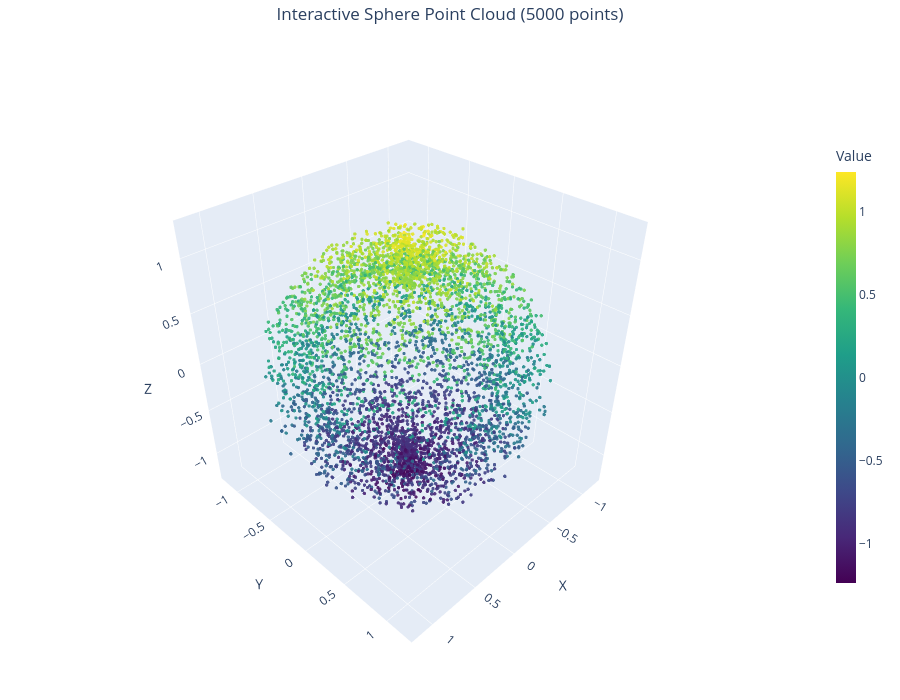
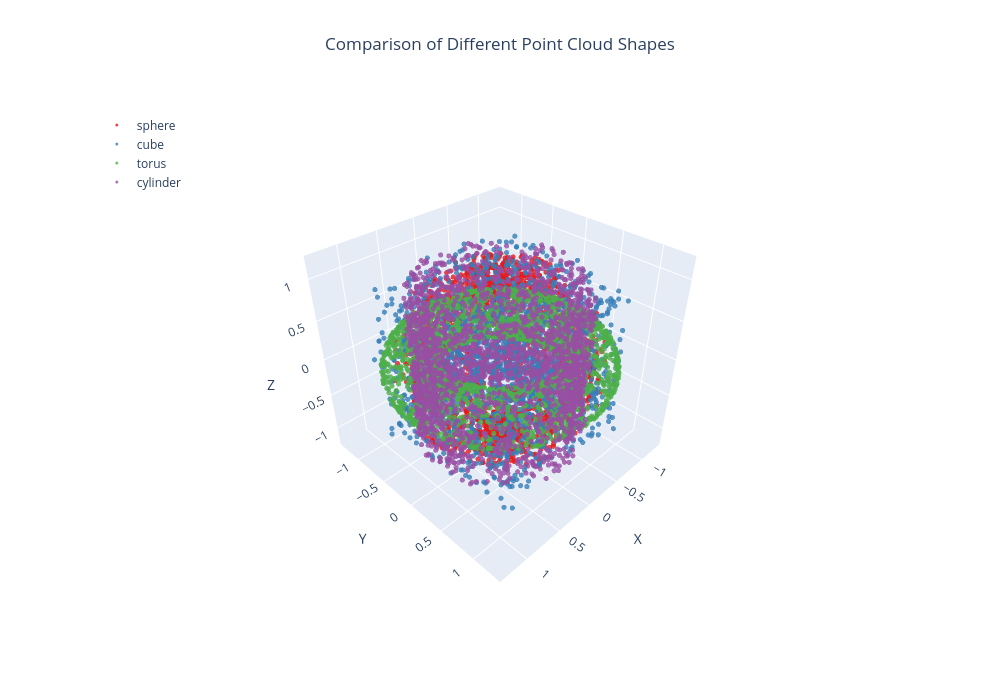

Source (notebook cell) for these figures, in order:
### Code cell
shapes = ['sphere', 'cube', 'torus', 'cylinder']
point_clouds = {}

for shape in shapes:
    points, features = generate_sample_point_cloud(2000, shape)
    point_clouds[shape] = points
    
# Visualize individual shape
points_sphere, features_sphere = generate_sample_point_cloud(5000, 'sphere', noise_level=0.02)
print(f"Points shape: {points_sphere.shape}")
print(f"Features shape: {features_sphere.shape}")

# Interactive visualization with color by height
fig = visualize_point_cloud(
    points_sphere, 
    colors=points_sphere[:, 2],  # Color by z-coordinate
    title="Interactive Sphere Point Cloud (5000 points)",
    point_size=2,
    colorscale='Viridis'
)

# Visualize all shapes together for comparison
visualize_multiple_point_clouds(point_clouds, title="Comparison of Different Point Cloud Shapes")

### Figure 1 — Plotly figure (JSON) as saved in the notebook; plotly's stock layout.template omitted (floating-point values rounded to 4 significant figures; data arrays with more than 128 entries replaced by an {"elided": "..."} marker saying what was removed)
{"data": [{"hovertemplate": "%{text}<extra></extra>", "marker": {"color": {"elided": "5000 float values"}, "colorbar": {"len": 0.7, "thickness": 20, "title": {"text": "Value"}}, "colorscale": [[0, "#440154"], [0.1111, "#482878"], [0.2222, "#3e4989"], [0.3333, "#31688e"], [0.4444, "#26828e"], [0.5556, "#1f9e89"], [0.6667, "#35b779"], [0.7778, "#6ece58"], [0.8889, "#b5de2b"], [1, "#fde725"]], "opacity": 0.9, "showscale": true, "size": 2}, "mode": "markers", "text": {"elided": "1000 str values"}, "type": "scatter3d", "x": {"elided": "5000 float values"}, "y": {"elided": "5000 float values"}, "z": {"elided": "5000 float values"}}], "layout": {"height": 700, "margin": {"b": 10, "l": 10, "r": 20, "t": 40}, "scene": {"aspectmode": "auto", "camera": {"eye": {"x": 1.5, "y": 1.5, "z": 1.5}}, "xaxis": {"gridwidth": 1, "showgrid": true, "title": {"text": "X"}}, "yaxis": {"gridwidth": 1, "showgrid": true, "title": {"text": "Y"}}, "zaxis": {"gridwidth": 1, "showgrid": true, "title": {"text": "Z"}}}, "showlegend": false, "title": {"text": "Interactive Sphere Point Cloud (5000 points)", "x": 0.5, "xanchor": "center"}, "width": 900}}

### Figure 2 — Plotly figure (JSON) as saved in the notebook; plotly's stock layout.template omitted (floating-point values rounded to 4 significant figures; data arrays with more than 128 entries replaced by an {"elided": "..."} marker saying what was removed)
{"data": [{"hovertemplate": "%{text}<br>x: %{x:.3f}<br>y: %{y:.3f}<br>z: %{z:.3f}<extra></extra>", "marker": {"color": "rgb(228,26,28)", "opacity": 0.8, "size": 3}, "mode": "markers", "name": "sphere", "text": ["sphere - Point 0", "sphere - Point 1", "sphere - Point 2", "sphere - Point 3", "sphere - Point 4", "sphere - Point 5", "sphere - Point 6", "sphere - Point 7", "sphere - Point 8", "sphere - Point 9", "sphere - Point 10", "sphere - Point 11", "sphere - Point 12", "sphere - Point 13", "sphere - Point 14", "sphere - Point 15", "sphere - Point 16", "sphere - Point 17", "sphere - Point 18", "sphere - Point 19", "sphere - Point 20", "sphere - Point 21", "sphere - Point 22", "sphere - Point 23", "sphere - Point 24", "sphere - Point 25", "sphere - Point 26", "sphere - Point 27", "sphere - Point 28", "sphere - Point 29", "sphere - Point 30", "sphere - Point 31", "sphere - Point 32", "sphere - Point 33", "sphere - Point 34", "sphere - Point 35", "sphere - Point 36", "sphere - Point 37", "sphere - Point 38", "sphere - Point 39", "sphere - Point 40", "sphere - Point 41", "sphere - Point 42", "sphere - Point 43", "sphere - Point 44", "sphere - Point 45", "sphere - Point 46", "sphere - Point 47", "sphere - Point 48", "sphere - Point 49", "sphere - Point 50", "sphere - Point 51", "sphere - Point 52", "sphere - Point 53", "sphere - Point 54", "sphere - Point 55", "sphere - Point 56", "sphere - Point 57", "sphere - Point 58", "sphere - Point 59", "sphere - Point 60", "sphere - Point 61", "sphere - Point 62", "sphere - Point 63", "sphere - Point 64", "sphere - Point 65", "sphere - Point 66", "sphere - Point 67", "sphere - Point 68", "sphere - Point 69", "sphere - Point 70", "sphere - Point 71", "sphere - Point 72", "sphere - Point 73", "sphere - Point 74", "sphere - Point 75", "sphere - Point 76", "sphere - Point 77", "sphere - Point 78", "sphere - Point 79", "sphere - Point 80", "sphere - Point 81", "sphere - Point 82", "sphere - Point 83", "sphere - Point 84", "sphere - Point 85", "sphere - Point 86", "sphere - Point 87", "sphere - Point 88", "sphere - Point 89", "sphere - Point 90", "sphere - Point 91", "sphere - Point 92", "sphere - Point 93", "sphere - Point 94", "sphere - Point 95", "sphere - Point 96", "sphere - Point 97", "sphere - Point 98", "sphere - Point 99"], "type": "scatter3d", "x": {"elided": "2000 float values"}, "y": {"elided": "2000 float values"}, "z": {"elided": "2000 float values"}}, {"hovertemplate": "%{text}<br>x: %{x:.3f}<br>y: %{y:.3f}<br>z: %{z:.3f}<extra></extra>", "marker": {"color": "rgb(55,126,184)", "opacity": 0.8, "size": 3}, "mode": "markers", "name": "cube", "text": ["cube - Point 0", "cube - Point 1", "cube - Point 2", "cube - Point 3", "cube - Point 4", "cube - Point 5", "cube - Point 6", "cube - Point 7", "cube - Point 8", "cube - Point 9", "cube - Point 10", "cube - Point 11", "cube - Point 12", "cube - Point 13", "cube - Point 14", "cube - Point 15", "cube - Point 16", "cube - Point 17", "cube - Point 18", "cube - Point 19", "cube - Point 20", "cube - Point 21", "cube - Point 22", "cube - Point 23", "cube - Point 24", "cube - Point 25", "cube - Point 26", "cube - Point 27", "cube - Point 28", "cube - Point 29", "cube - Point 30", "cube - Point 31", "cube - Point 32", "cube - Point 33", "cube - Point 34", "cube - Point 35", "cube - Point 36", "cube - Point 37", "cube - Point 38", "cube - Point 39", "cube - Point 40", "cube - Point 41", "cube - Point 42", "cube - Point 43", "cube - Point 44", "cube - Point 45", "cube - Point 46", "cube - Point 47", "cube - Point 48", "cube - Point 49", "cube - Point 50", "cube - Point 51", "cube - Point 52", "cube - Point 53", "cube - Point 54", "cube - Point 55", "cube - Point 56", "cube - Point 57", "cube - Point 58", "cube - Point 59", "cube - Point 60", "cube - Point 61", "cube - Point 62", "cube - Point 63", "cube - Point 64", "cube - Point 65", "cube - Point 66", "cube - Point 67", "cube - Point 68", "cube - Point 69", "cube - Point 70", "cube - Point 71", "cube - Point 72", "cube - Point 73", "cube - Point 74", "cube - Point 75", "cube - Point 76", "cube - Point 77", "cube - Point 78", "cube - Point 79", "cube - Point 80", "cube - Point 81", "cube - Point 82", "cube - Point 83", "cube - Point 84", "cube - Point 85", "cube - Point 86", "cube - Point 87", "cube - Point 88", "cube - Point 89", "cube - Point 90", "cube - Point 91", "cube - Point 92", "cube - Point 93", "cube - Point 94", "cube - Point 95", "cube - Point 96", "cube - Point 97", "cube - Point 98", "cube - Point 99"], "type": "scatter3d", "x": {"elided": "2000 float values"}, "y": {"elided": "2000 float values"}, "z": {"elided": "2000 float values"}}, {"hovertemplate": "%{text}<br>x: %{x:.3f}<br>y: %{y:.3f}<br>z: %{z:.3f}<extra></extra>", "marker": {"color": "rgb(77,175,74)", "opacity": 0.8, "size": 3}, "mode": "markers", "name": "torus", "text": ["torus - Point 0", "torus - Point 1", "torus - Point 2", "torus - Point 3", "torus - Point 4", "torus - Point 5", "torus - Point 6", "torus - Point 7", "torus - Point 8", "torus - Point 9", "torus - Point 10", "torus - Point 11", "torus - Point 12", "torus - Point 13", "torus - Point 14", "torus - Point 15", "torus - Point 16", "torus - Point 17", "torus - Point 18", "torus - Point 19", "torus - Point 20", "torus - Point 21", "torus - Point 22", "torus - Point 23", "torus - Point 24", "torus - Point 25", "torus - Point 26", "torus - Point 27", "torus - Point 28", "torus - Point 29", "torus - Point 30", "torus - Point 31", "torus - Point 32", "torus - Point 33", "torus - Point 34", "torus - Point 35", "torus - Point 36", "torus - Point 37", "torus - Point 38", "torus - Point 39", "torus - Point 40", "torus - Point 41", "torus - Point 42", "torus - Point 43", "torus - Point 44", "torus - Point 45", "torus - Point 46", "torus - Point 47", "torus - Point 48", "torus - Point 49", "torus - Point 50", "torus - Point 51", "torus - Point 52", "torus - Point 53", "torus - Point 54", "torus - Point 55", "torus - Point 56", "torus - Point 57", "torus - Point 58", "torus - Point 59", "torus - Point 60", "torus - Point 61", "torus - Point 62", "torus - Point 63", "torus - Point 64", "torus - Point 65", "torus - Point 66", "torus - Point 67", "torus - Point 68", "torus - Point 69", "torus - Point 70", "torus - Point 71", "torus - Point 72", "torus - Point 73", "torus - Point 74", "torus - Point 75", "torus - Point 76", "torus - Point 77", "torus - Point 78", "torus - Point 79", "torus - Point 80", "torus - Point 81", "torus - Point 82", "torus - Point 83", "torus - Point 84", "torus - Point 85", "torus - Point 86", "torus - Point 87", "torus - Point 88", "torus - Point 89", "torus - Point 90", "torus - Point 91", "torus - Point 92", "torus - Point 93", "torus - Point 94", "torus - Point 95", "torus - Point 96", "torus - Point 97", "torus - Point 98", "torus - Point 99"], "type": "scatter3d", "x": {"elided": "2000 float values"}, "y": {"elided": "2000 float values"}, "z": {"elided": "2000 float values"}}, {"hovertemplate": "%{text}<br>x: %{x:.3f}<br>y: %{y:.3f}<br>z: %{z:.3f}<extra></extra>", "marker": {"color": "rgb(152,78,163)", "opacity": 0.8, "size": 3}, "mode": "markers", "name": "cylinder", "text": ["cylinder - Point 0", "cylinder - Point 1", "cylinder - Point 2", "cylinder - Point 3", "cylinder - Point 4", "cylinder - Point 5", "cylinder - Point 6", "cylinder - Point 7", "cylinder - Point 8", "cylinder - Point 9", "cylinder - Point 10", "cylinder - Point 11", "cylinder - Point 12", "cylinder - Point 13", "cylinder - Point 14", "cylinder - Point 15", "cylinder - Point 16", "cylinder - Point 17", "cylinder - Point 18", "cylinder - Point 19", "cylinder - Point 20", "cylinder - Point 21", "cylinder - Point 22", "cylinder - Point 23", "cylinder - Point 24", "cylinder - Point 25", "cylinder - Point 26", "cylinder - Point 27", "cylinder - Point 28", "cylinder - Point 29", "cylinder - Point 30", "cylinder - Point 31", "cylinder - Point 32", "cylinder - Point 33", "cylinder - Point 34", "cylinder - Point 35", "cylinder - Point 36", "cylinder - Point 37", "cylinder - Point 38", "cylinder - Point 39", "cylinder - Point 40", "cylinder - Point 41", "cylinder - Point 42", "cylinder - Point 43", "cylinder - Point 44", "cylinder - Point 45", "cylinder - Point 46", "cylinder - Point 47", "cylinder - Point 48", "cylinder - Point 49", "cylinder - Point 50", "cylinder - Point 51", "cylinder - Point 52", "cylinder - Point 53", "cylinder - Point 54", "cylinder - Point 55", "cylinder - Point 56", "cylinder - Point 57", "cylinder - Point 58", "cylinder - Point 59", "cylinder - Point 60", "cylinder - Point 61", "cylinder - Point 62", "cylinder - Point 63", "cylinder - Point 64", "cylinder - Point 65", "cylinder - Point 66", "cylinder - Point 67", "cylinder - Point 68", "cylinder - Point 69", "cylinder - Point 70", "cylinder - Point 71", "cylinder - Point 72", "cylinder - Point 73", "cylinder - Point 74", "cylinder - Point 75", "cylinder - Point 76", "cylinder - Point 77", "cylinder - Point 78", "cylinder - Point 79", "cylinder - Point 80", "cylinder - Point 81", "cylinder - Point 82", "cylinder - Point 83", "cylinder - Point 84", "cylinder - Point 85", "cylinder - Point 86", "cylinder - Point 87", "cylinder - Point 88", "cylinder - Point 89", "cylinder - Point 90", "cylinder - Point 91", "cylinder - Point 92", "cylinder - Point 93", "cylinder - Point 94", "cylinder - Point 95", "cylinder - Point 96", "cylinder - Point 97", "cylinder - Point 98", "cylinder - Point 99"], "type": "scatter3d", "x": {"elided": "2000 float values"}, "y": {"elided": "2000 float values"}, "z": {"elided": "2000 float values"}}], "layout": {"height": 700, "legend": {"bgcolor": "rgba(255,255,255,0.8)", "x": 0.02, "y": 0.98}, "scene": {"camera": {"eye": {"x": 1.5, "y": 1.5, "z": 1.5}}, "xaxis": {"title": {"text": "X"}}, "yaxis": {"title": {"text": "Y"}}, "zaxis": {"title": {"text": "Z"}}}, "showlegend": true, "title": {"text": "Comparison of Different Point Cloud Shapes", "x": 0.5, "xanchor": "center"}, "width": 1000}}
